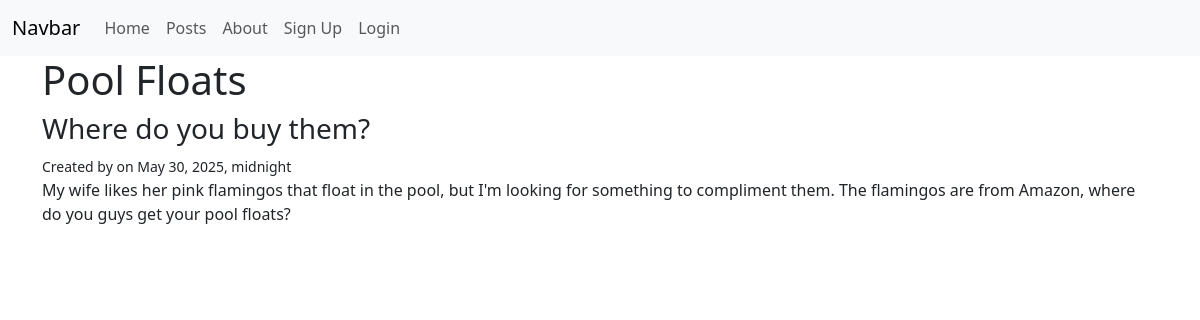
Page /posts/2/ on the committed database.
### posts/models.py (models this page shows, shortened)
class Post(models.Model):
    title = models.CharField(max_length=128)
    subtitle = models.CharField(max_length=256)
    body = models.TextField()
    author = models.ForeignKey(
        get_user_model(),
        on_delete=models.CASCADE
    )
    status = models.ForeignKey(
        Status,
        on_delete=models.CASCADE
    )
    created_on = models.DateTimeField(auto_now_add=True)

### posts/views.py (the view, shortened to what this page needs)
# urls.py: path("<int:pk>/", views.PostDetailView.as_view(), name = "detail"),
class PostDetailView(DetailView):
    template_name = "posts/detail.html"
    model = Post

### templates/posts/detail.html (shortened to what this page needs)
{% extends 'base.html' %}
{% block title} {{ post.title}} {% endblock title}
{% block content %}
<h1> {{post.title}} </h1>
<h3> {{post.subtitle}} </h3>
<small> Created by {{ post.author.first_name }} {{ post.author.last_name }} on {{ post.created_on }}</small>
<p> {{post.body}} </p>
{% endblock content %}

### rows in the picture
Post: title "Pool Floats", subtitle "Where do you buy them?", created_on "May 30, 2025, midnight", body "My wife likes her pink flamingos that float in the pool, but I'm looking for something to compliment them. The flamingos are from Amazon, where do you guys get your pool floats?"
